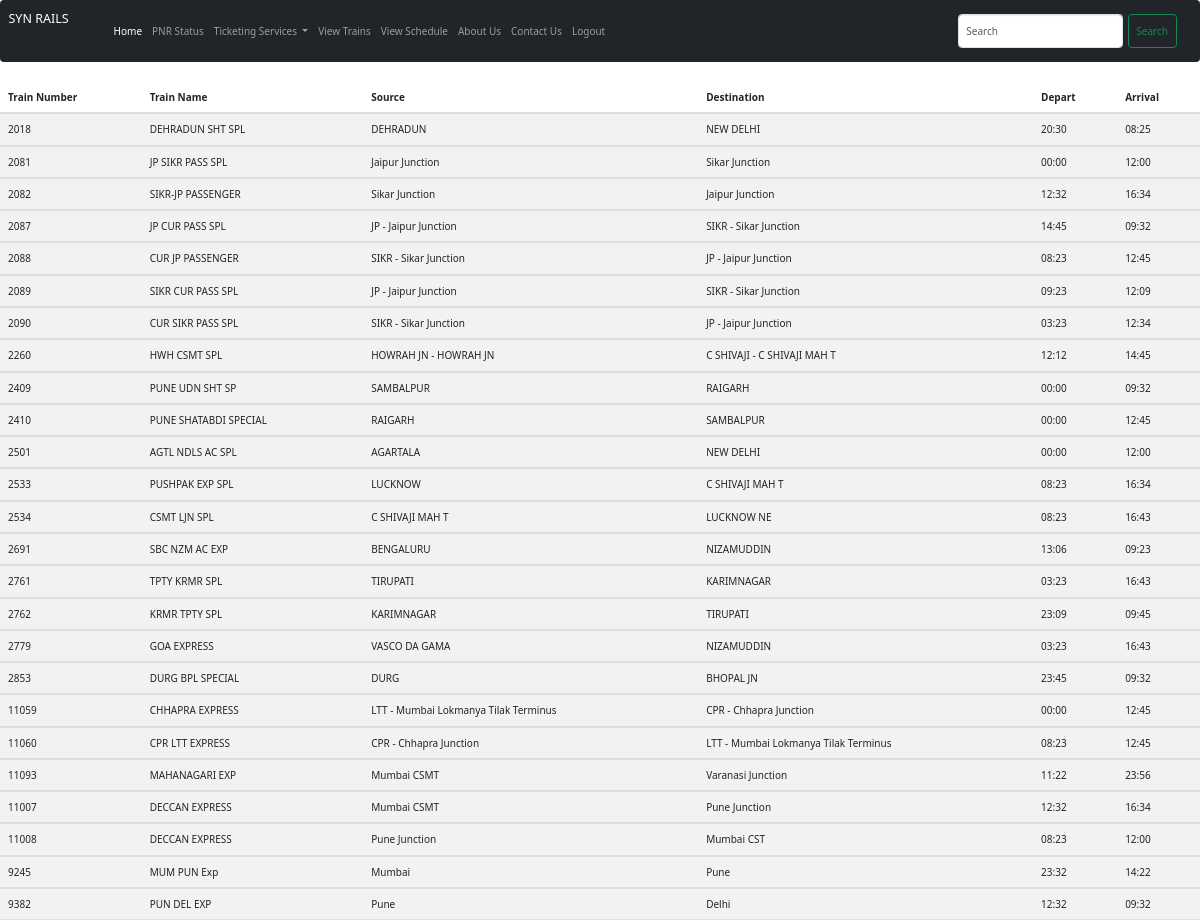
The app's page /view_schedule (signed in) with its own data.
### myapp/models.py (models this page shows, shortened)
class Chart(models.Model):
      train_no=models.IntegerField()
      train_name=models.CharField(max_length=100)
      train_source=models.CharField(max_length=100)
      train_dest=models.CharField(max_length=100)
      train_departure=models.CharField(max_length=100)
      train_arrival=models.CharField(max_length=100)
      run_d=models.TextField()

### myapp/views.py (the view)
# urls.py: path("view_schedule",views.view_schedule,name="view_schedule"),
def view_schedule(request):
    schedule=Chart.objects.all()
    return render(request, 'view_schedule.html', {'key1':schedule})

### templates/view_schedule.html (shortened to what this page needs)
{% extends 'base.html' %}
{% block body %}
<table class="table table-striped">
  <thead>
    <tr>
      <th scope="col">Train Number</th>
      <th scope="col">Train Name</th>
      <th scope="col">Source</th>
      <th scope="col">Destination</th>
      <th scope="col">Depart</th>
      <th scope="col">Arrival</th>
    </tr>
  </thead>
  {% for i in key1 %}
  <tbody>
    <tr>
      <td>{{i.train_no}}</td>
      <td>{{i.train_name}}</td>
      <td>{{i.train_source}}</td>
      <td>{{i.train_dest}}</td>
      <td>{{i.train_departure}}</td>
      <td>{{i.train_arrival}}</td>
    </tr>
  </tbody>
  {% endfor %}
</table>
{% endblock body %}

### static/css/pnr_style.css (style rules this page uses)
html { line-height: 1.15; -ms-text-size-adjust: 100%; -webkit-text-size-adjust: 100%; }
body { margin: 0; }
html { height: 100%; }
* { box-sizing: border-box; }

### static/css/style.css (style rules this page uses)
html { background:url(http://thekitemap.com/images/feedback-img.jpg) no-repeat; background-size: cover; height:100%; }

### records on screen
Chart: train_no "2018", train_name "DEHRADUN SHT SPL", train_source "DEHRADUN", train_dest "NEW DELHI", train_departure "20:30", train_arrival "08:25"
Chart: train_no "2081", train_name "JP SIKR PASS SPL", train_source "Jaipur Junction", train_dest "Sikar Junction", train_departure "00:00", train_arrival "12:00"
Chart: train_no "2082", train_name "SIKR-JP PASSENGER", train_source "Sikar Junction", train_dest "Jaipur Junction", train_departure "12:32", train_arrival "16:34"
Chart: train_no "2087", train_name "JP CUR PASS SPL", train_source "JP - Jaipur Junction", train_dest "SIKR - Sikar Junction", train_departure "14:45", train_arrival "09:32"
Chart: train_no "2088", train_name "CUR JP PASSENGER", train_source "SIKR - Sikar Junction", train_dest "JP - Jaipur Junction", train_departure "08:23", train_arrival "12:45"
Chart: train_no "2089", train_name "SIKR CUR PASS SPL", train_source "JP - Jaipur Junction", train_dest "SIKR - Sikar Junction", train_departure "09:23", train_arrival "12:09"
Chart: train_no "2090", train_name "CUR SIKR PASS SPL", train_source "SIKR - Sikar Junction", train_dest "JP - Jaipur Junction", train_departure "03:23", train_arrival "12:34"
Chart: train_no "2260", train_name "HWH CSMT SPL", train_source "HOWRAH JN - HOWRAH JN", train_dest "C SHIVAJI - C SHIVAJI MAH T", train_departure "12:12", train_arrival "14:45"
Chart: train_no "2409", train_name "PUNE UDN SHT SP", train_source "SAMBALPUR", train_dest "RAIGARH", train_departure "00:00", train_arrival "09:32"
Chart: train_no "2410", train_name "PUNE SHATABDI SPECIAL", train_source "RAIGARH", train_dest "SAMBALPUR", train_departure "00:00", train_arrival "12:45"
Chart: train_no "2501", train_name "AGTL NDLS AC SPL", train_source "AGARTALA", train_dest "NEW DELHI", train_departure "00:00", train_arrival "12:00"
Chart: train_no "2533", train_name "PUSHPAK EXP SPL", train_source "LUCKNOW", train_dest "C SHIVAJI MAH T", train_departure "08:23", train_arrival "16:34"
Chart: train_no "2534", train_name "CSMT LJN SPL", train_source "C SHIVAJI MAH T", train_dest "LUCKNOW NE", train_departure "08:23", train_arrival "16:43"
Chart: train_no "2691", train_name "SBC NZM AC EXP", train_source "BENGALURU", train_dest "NIZAMUDDIN", train_departure "13:06", train_arrival "09:23"
Chart: train_no "2761", train_name "TPTY KRMR SPL", train_source "TIRUPATI", train_dest "KARIMNAGAR", train_departure "03:23", train_arrival "16:43"
Chart: train_no "2762", train_name "KRMR TPTY SPL", train_source "KARIMNAGAR", train_dest "TIRUPATI", train_departure "23:09", train_arrival "09:45"
Chart: train_no "2779", train_name "GOA EXPRESS", train_source "VASCO DA GAMA", train_dest "NIZAMUDDIN", train_departure "03:23", train_arrival "16:43"
Chart: train_no "2853", train_name "DURG BPL SPECIAL", train_source "DURG", train_dest "BHOPAL JN", train_departure "23:45", train_arrival "09:32"
Chart: train_no "11059", train_name "CHHAPRA EXPRESS", train_source "LTT - Mumbai Lokmanya Tilak Terminus", train_dest "CPR - Chhapra Junction", train_departure "00:00", train_arrival "12:45"
Chart: train_no "11060", train_name "CPR LTT EXPRESS", train_source "CPR - Chhapra Junction", train_dest "LTT - Mumbai Lokmanya Tilak Terminus", train_departure "08:23", train_arrival "12:45"
Chart: train_no "11093", train_name "MAHANAGARI EXP", train_source "Mumbai CSMT", train_dest "Varanasi Junction", train_departure "11:22", train_arrival "23:56"
Chart: train_no "11007", train_name "DECCAN EXPRESS", train_source "Mumbai CSMT", train_dest "Pune Junction", train_departure "12:32", train_arrival "16:34"
Chart: train_no "11008", train_name "DECCAN EXPRESS", train_source "Pune Junction", train_dest "Mumbai CST", train_departure "08:23", train_arrival "12:00"
Chart: train_no "9245", train_name "MUM PUN Exp", train_source "Mumbai", train_dest "Pune", train_departure "23:32", train_arrival "14:22"
Chart: train_no "9382", train_name "PUN DEL EXP", train_source "Pune", train_dest "Delhi", train_departure "12:32", train_arrival "09:32"
